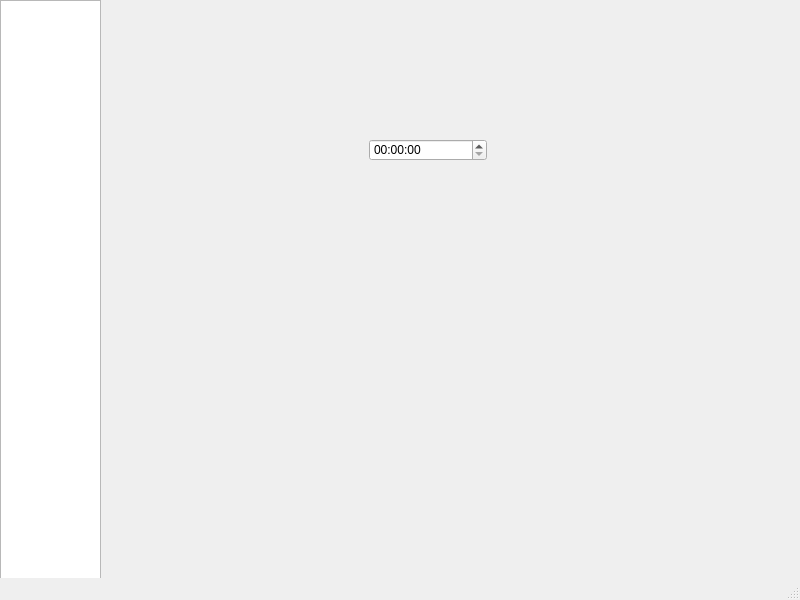
<?xml version="1.0" encoding="UTF-8"?>
<ui version="4.0">
 <class>MainWindow</class>
 <widget class="QMainWindow" name="MainWindow">
  <property name="geometry">
   <rect>
    <x>0</x>
    <y>0</y>
    <width>800</width>
    <height>600</height>
   </rect>
  </property>
  <property name="minimumSize">
   <size>
    <width>800</width>
    <height>600</height>
   </size>
  </property>
  <property name="maximumSize">
   <size>
    <width>800</width>
    <height>600</height>
   </size>
  </property>
  <property name="windowTitle">
   <string>MainWindow</string>
  </property>
  <widget class="QWidget" name="centralwidget">
   <widget class="QListWidget" name="listWidget">
    <property name="geometry">
     <rect>
      <x>0</x>
      <y>0</y>
      <width>101</width>
      <height>601</height>
     </rect>
    </property>
   </widget>
   <widget class="QStackedWidget" name="stackedWidget">
    <property name="geometry">
     <rect>
      <x>119</x>
      <y>19</y>
      <width>671</width>
      <height>551</height>
     </rect>
    </property>
    <property name="currentIndex">
     <number>0</number>
    </property>
    <widget class="QWidget" name="page_1">
     <widget class="QTimeEdit" name="timeEdit">
      <property name="geometry">
       <rect>
        <x>250</x>
        <y>120</y>
        <width>118</width>
        <height>22</height>
       </rect>
      </property>
     </widget>
    </widget>
    <widget class="QWidget" name="page_2">
     <widget class="QComboBox" name="comboBox">
      <property name="geometry">
       <rect>
        <x>260</x>
        <y>120</y>
        <width>69</width>
        <height>22</height>
       </rect>
      </property>
     </widget>
    </widget>
    <widget class="QWidget" name="page_3">
     <widget class="QSpinBox" name="spinBox">
      <property name="geometry">
       <rect>
        <x>210</x>
        <y>220</y>
        <width>42</width>
        <height>22</height>
       </rect>
      </property>
     </widget>
    </widget>
   </widget>
  </widget>
  <widget class="QStatusBar" name="statusbar"/>
 </widget>
 <resources/>
 <connections/>
</ui>
